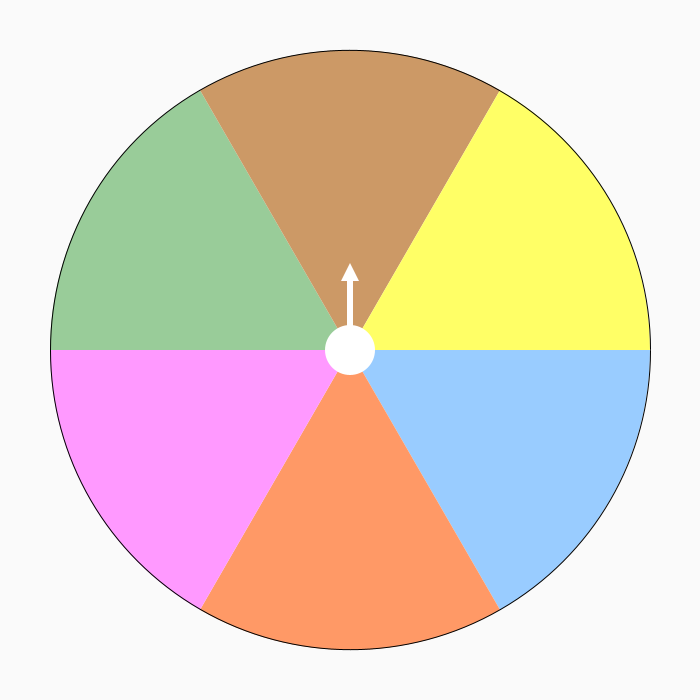
Frame 1 (no input)
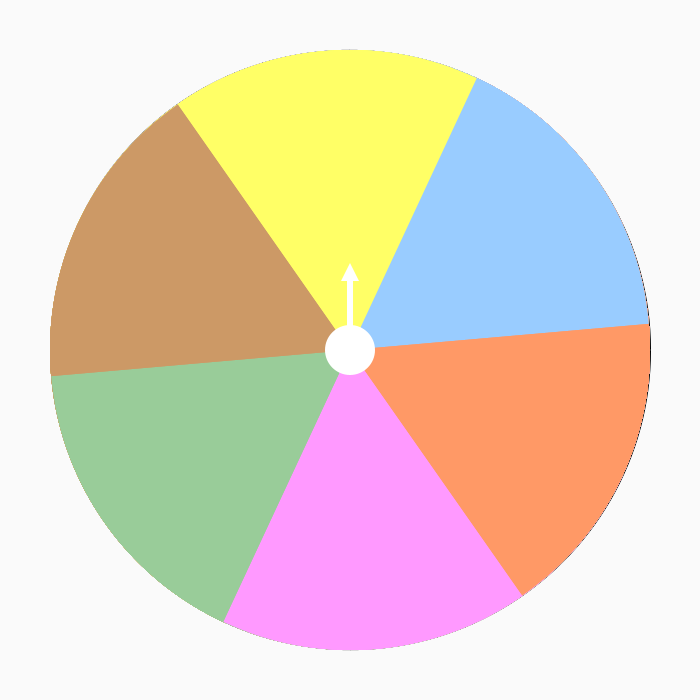
Frame 60 (the mouse pressed at the canvas centre just before this capture)
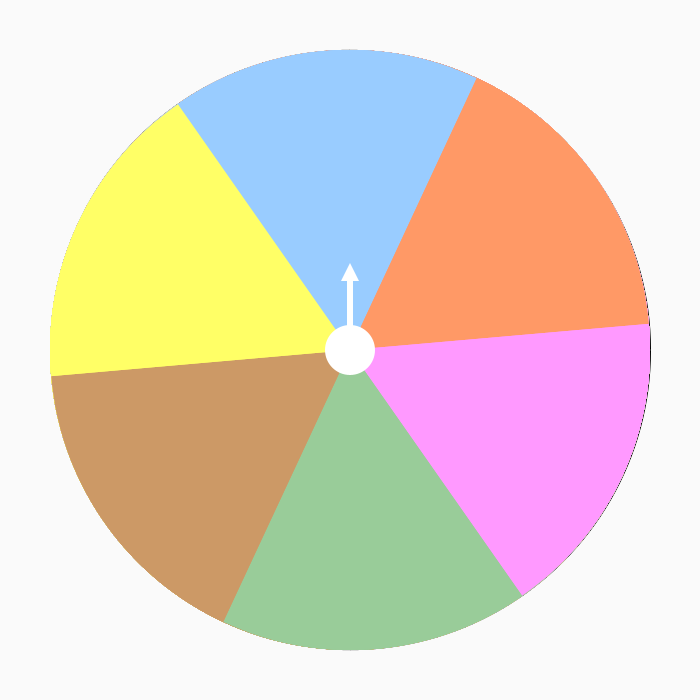
Frame 120 (the mouse held since frame 60 and released just before this capture)

The Processing sketch that drew these frames (run headless with seeded random() and noise(); from frame 60 on, the mouse is pressed at the canvas centre):

// Processing sketch: others_lucky_wheel
// ── others_lucky_wheel.pde
float speed=5;//controllable
int runAnimation = 1;
//0-stop; 1-running; 2-waiting for stop 
float i=0;
float nowspeed=speed;
void setup() {
size(700,700);
frameRate(60);
background(250);
}
void draw(){ 
if(runAnimation==1){ 
//float i = millis()/5.00;
fill(153,204,255);
arc(350,350,600,600,radians(i),radians(60+i));
fill(255,153,102);
arc(350,350,600,600,radians(60+i),radians(120+i));
fill(255,153,255);
arc(350,350,600,600,radians(120+i),radians(180+i));
fill(153,204,153);
arc(350,350,600,600,radians(180+i),radians(240+i));
fill(204,153,102);
arc(350,350,600,600,radians(240+i),radians(300+i));
fill(255,255,102);
arc(350,350,600,600,radians(300+i),radians(360+i));
noStroke();
fill(255,255,255);
ellipse(350,350,50,50);
fill(255,255,255);
rect(347,350,6,-70);
fill(255,255,255);
triangle(359,281,350,263,341,281);
i=i+speed;}
if(runAnimation==2){ 
fill(153,204,255);
arc(350,350,600,600,radians(i),radians(60+i));
fill(255,153,102);
arc(350,350,600,600,radians(60+i),radians(120+i));
fill(255,153,255);
arc(350,350,600,600,radians(120+i),radians(180+i));
fill(153,204,153);
arc(350,350,600,600,radians(180+i),radians(240+i));
fill(204,153,102);
arc(350,350,600,600,radians(240+i),radians(300+i));
fill(255,255,102);
arc(350,350,600,600,radians(300+i),radians(360+i));
noStroke();
fill(255,255,255);
ellipse(350,350,50,50);
fill(255,255,255);
rect(347,350,6,-70);
fill(255,255,255);
triangle(359,281,350,263,341,281);
i=i+nowspeed;
if(nowspeed!=0)nowspeed--;
else{runAnimation=0;nowspeed=speed;}
}}
void mouseClicked(){ 
if(runAnimation ==1) runAnimation=2;
else if(runAnimation ==0) runAnimation=1;} 
void keyPressed()
{ if(keyCode==32){
  if(runAnimation ==0) runAnimation=1;
  else if(runAnimation ==1) runAnimation=2;}
}
